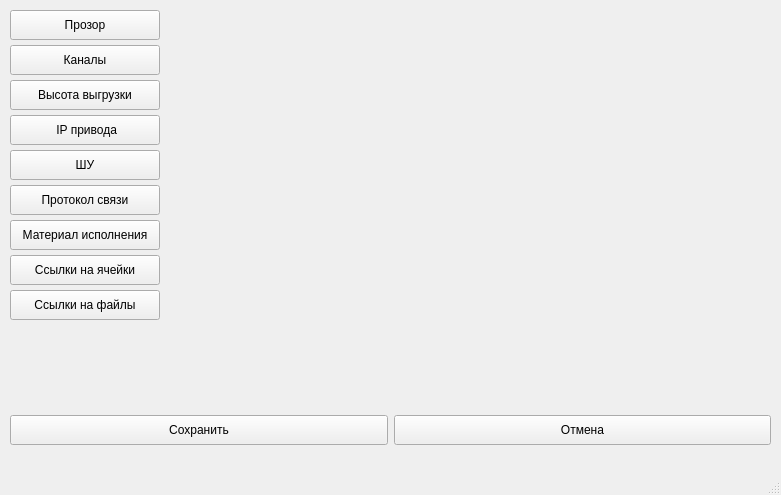
<?xml version="1.0" encoding="UTF-8"?>
<ui version="4.0">
 <class>MainWindow</class>
 <widget class="QMainWindow" name="MainWindow">
  <property name="geometry">
   <rect>
    <x>0</x>
    <y>0</y>
    <width>781</width>
    <height>495</height>
   </rect>
  </property>
  <property name="windowTitle">
   <string>MainWindow</string>
  </property>
  <widget class="QWidget" name="centralwidget">
   <widget class="QPushButton" name="btn_gap">
    <property name="geometry">
     <rect>
      <x>10</x>
      <y>10</y>
      <width>150</width>
      <height>30</height>
     </rect>
    </property>
    <property name="text">
     <string>Прозор</string>
    </property>
   </widget>
   <widget class="QPushButton" name="btn_chanel">
    <property name="geometry">
     <rect>
      <x>10</x>
      <y>45</y>
      <width>150</width>
      <height>30</height>
     </rect>
    </property>
    <property name="text">
     <string>Каналы</string>
    </property>
   </widget>
   <widget class="QWidget" name="horizontalLayoutWidget">
    <property name="geometry">
     <rect>
      <x>10</x>
      <y>410</y>
      <width>761</width>
      <height>41</height>
     </rect>
    </property>
    <layout class="QHBoxLayout" name="horizontalLayout">
     <item>
      <widget class="QPushButton" name="btn_save">
       <property name="sizePolicy">
        <sizepolicy hsizetype="Minimum" vsizetype="Fixed">
         <horstretch>0</horstretch>
         <verstretch>0</verstretch>
        </sizepolicy>
       </property>
       <property name="minimumSize">
        <size>
         <width>0</width>
         <height>30</height>
        </size>
       </property>
       <property name="text">
        <string>Сохранить</string>
       </property>
      </widget>
     </item>
     <item>
      <widget class="QPushButton" name="btn_cancel">
       <property name="minimumSize">
        <size>
         <width>0</width>
         <height>30</height>
        </size>
       </property>
       <property name="text">
        <string>Отмена</string>
       </property>
      </widget>
     </item>
    </layout>
   </widget>
   <widget class="QPushButton" name="btn_driver">
    <property name="geometry">
     <rect>
      <x>10</x>
      <y>115</y>
      <width>150</width>
      <height>30</height>
     </rect>
    </property>
    <property name="text">
     <string> IP привода</string>
    </property>
   </widget>
   <widget class="QPushButton" name="btn_cp">
    <property name="geometry">
     <rect>
      <x>10</x>
      <y>150</y>
      <width>150</width>
      <height>30</height>
     </rect>
    </property>
    <property name="text">
     <string>ШУ</string>
    </property>
   </widget>
   <widget class="QPushButton" name="btn_protokol">
    <property name="geometry">
     <rect>
      <x>10</x>
      <y>185</y>
      <width>150</width>
      <height>30</height>
     </rect>
    </property>
    <property name="text">
     <string>Протокол связи</string>
    </property>
   </widget>
   <widget class="QPushButton" name="btn_mat">
    <property name="geometry">
     <rect>
      <x>10</x>
      <y>220</y>
      <width>150</width>
      <height>30</height>
     </rect>
    </property>
    <property name="text">
     <string>Материал исполнения</string>
    </property>
   </widget>
   <widget class="QPushButton" name="btn_cell_links">
    <property name="geometry">
     <rect>
      <x>10</x>
      <y>255</y>
      <width>150</width>
      <height>30</height>
     </rect>
    </property>
    <property name="text">
     <string>Ссылки на ячейки</string>
    </property>
   </widget>
   <widget class="QPushButton" name="btn_hl">
    <property name="geometry">
     <rect>
      <x>10</x>
      <y>80</y>
      <width>150</width>
      <height>30</height>
     </rect>
    </property>
    <property name="text">
     <string>Высота выгрузки</string>
    </property>
   </widget>
   <widget class="QPushButton" name="btn_book_links">
    <property name="geometry">
     <rect>
      <x>10</x>
      <y>290</y>
      <width>150</width>
      <height>30</height>
     </rect>
    </property>
    <property name="text">
     <string>Ссылки на файлы</string>
    </property>
   </widget>
   <widget class="QStackedWidget" name="stack_widget">
    <property name="geometry">
     <rect>
      <x>170</x>
      <y>10</y>
      <width>591</width>
      <height>381</height>
     </rect>
    </property>
   </widget>
  </widget>
  <widget class="QMenuBar" name="menubar">
   <property name="geometry">
    <rect>
     <x>0</x>
     <y>0</y>
     <width>781</width>
     <height>21</height>
    </rect>
   </property>
  </widget>
  <widget class="QStatusBar" name="statusbar"/>
 </widget>
 <resources/>
 <connections/>
</ui>
